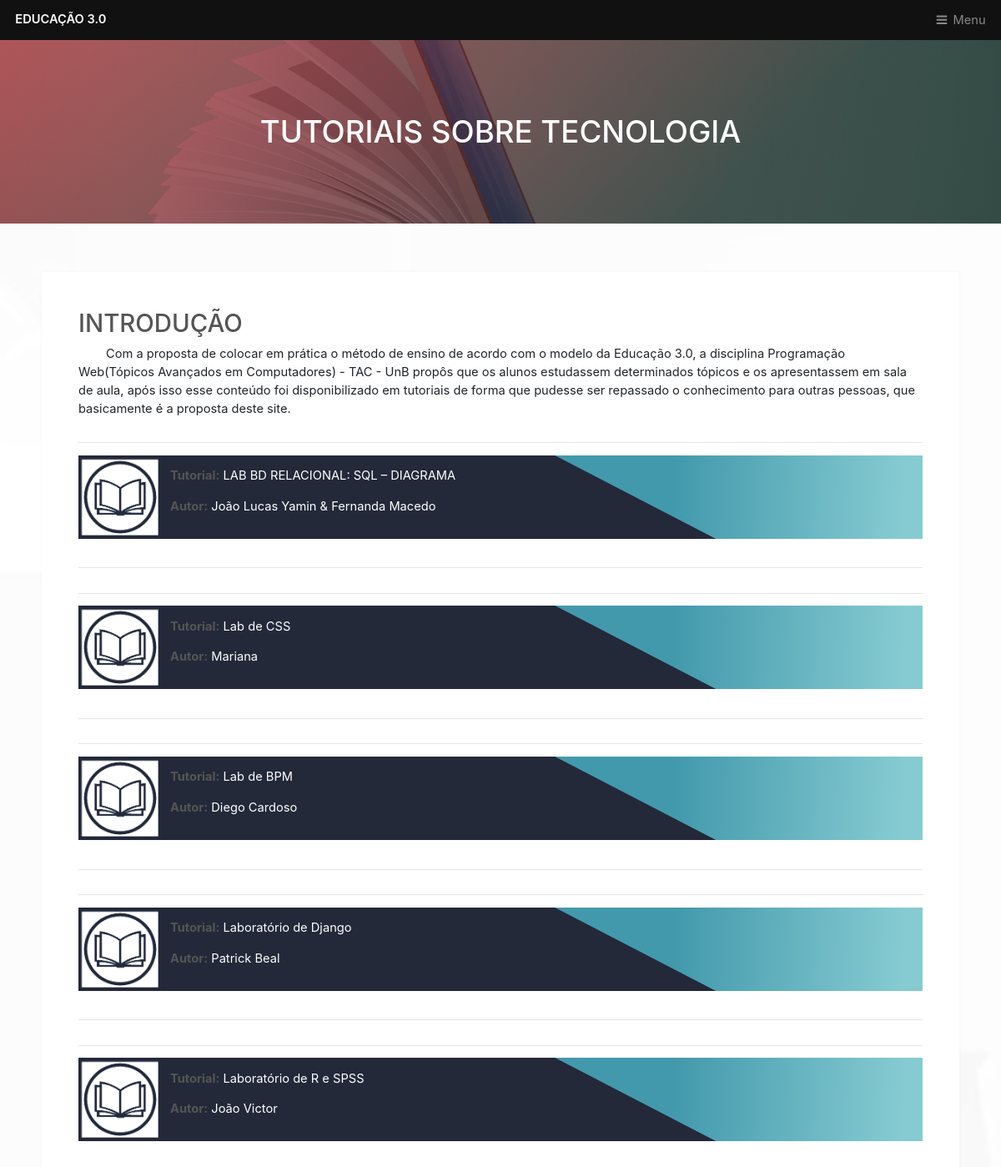
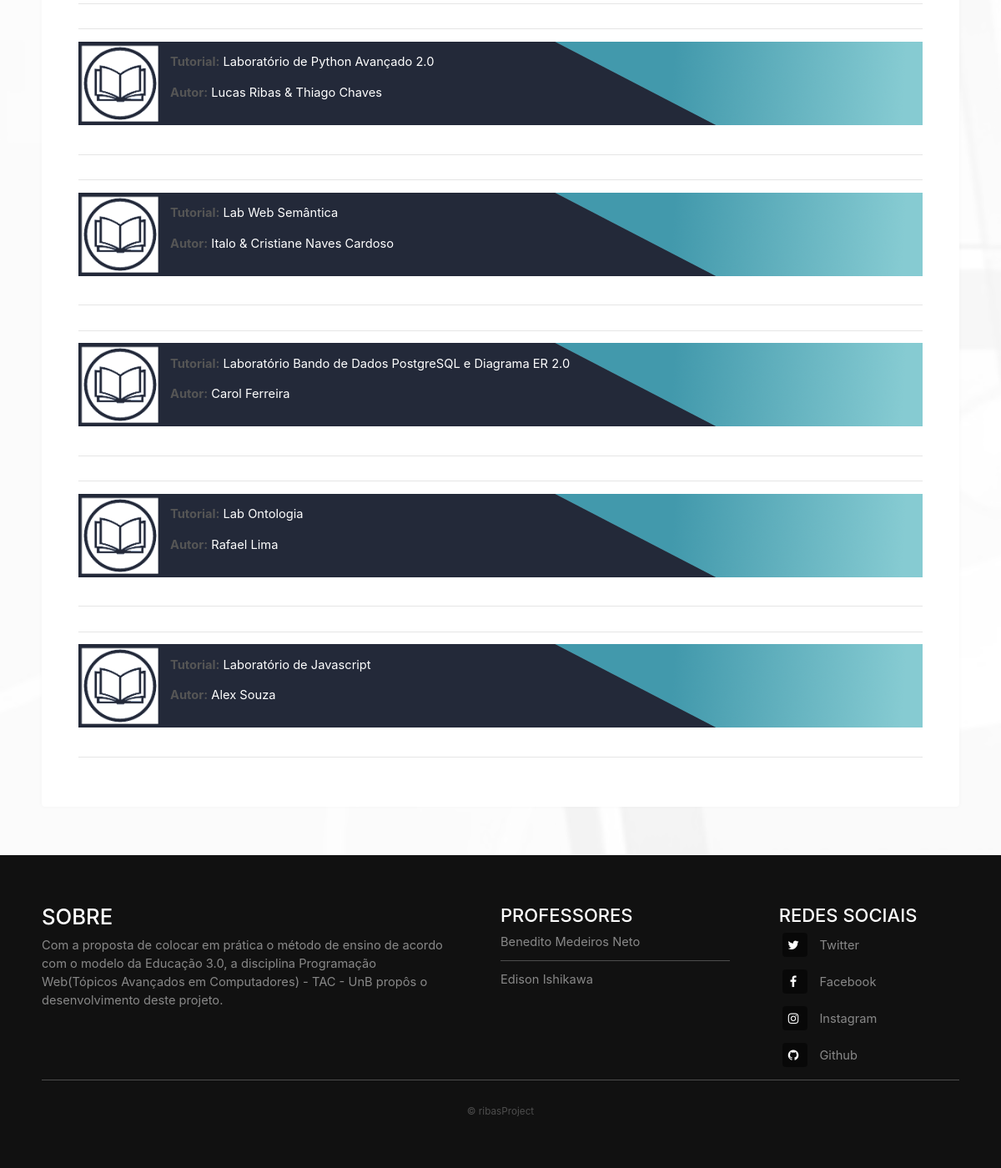
The app's page /labs/ with its own data (2 pictures, top to bottom).
### site_est/models.py (models this page shows, shortened)
class Book(models.Model):
    title = models.CharField(max_length=100)
    author = models.CharField(max_length=100)
    pdf = models.FileField(upload_to='books/pdfs', max_length=100, blank=True)
    link = models.CharField(null=True, blank=True, max_length=100)

### site_est/views.py (the view)
# urls.py: path('labs/', labs),
def labs(request):
    books = Book.objects.all()
    return render(request, 'site_est/labs.html', {'books' : books })

### site_est/templates/site_est/labs.html (shortened to what this page needs)
{% load static %}
<!DOCTYPE HTML>
<html>
	<head>
		<link rel="stylesheet" href="{% static 'site_est/css/main.css' %}">
		<link rel="stylesheet" href="{% static 'site_est/css/labs.css' %}">
		<link rel="stylesheet" href="https://maxcdn.bootstrapcdn.com/bootstrap/4.3.1/css/bootstrap.min.css">
	</head>
	<body class="is-preload">
			<header id="header">
				<a class="logo" href="http://localhost:8000">EDUCAÇÃO 3.0</a>
				<nav>
					<a href="#menu">Menu</a>
				</nav>
			</header>
			<div id="heading" >
				<h1>tutoriais sobre tecnologia</h1>
			</div>
			<section id="main" class="wrapper">
				<div class="inner">
					<div class="content">
						<header>
							<h2>Introdução</h2>
						</header>
						<p>&nbsp&nbsp&nbsp&nbsp&nbsp&nbsp&nbsp&nbspCom a proposta de colocar em prática o método de ensino de acordo com o modelo da Educação 3.0, a disciplina Programação Web(Tópicos Avançados em Computadores) - TAC - UnB propôs que os alunos estudassem determinados tópicos e os apresentassem  em sala de aula, após isso esse conteúdo foi disponibilizado em tutoriais de forma que pudesse ser repassado o conhecimento para outras pessoas, que basicamente é a proposta deste site.</p>
						<div class="tutos">
							{% for book in books %}
							<hr />
								<div class="t">
									{% if book.link == None %}
										<a href="" data-toggle="modal" data-target="#myModal_{{ forloop.counter }}">
											<img class="image-tuto" src="{% static "site_est/images/t1.png" %}" alt="Pic 01">
										</a>
									{% else %}
										<a class="logo" target="_blank" href={{ book.link }}>
											<img class="image-tuto" src="{% static "site_est/images/t1.png" %}" alt="Pic 01">
										</a>
									{% endif %}
									<div class="t1">
										<p class="titulo"><strong>Tutorial:</strong> {{book.title}}</p>
										<p class="titulo"><strong>Autor:</strong> {{book.author}}</p>
									</div>
								</div>
								<hr />
							{% endfor %}
						</div>
					</div>
				</div>
			</section>
			<footer id="footer">
				<div class="inner">
					<div class="content">
						<section>
							<h3>Sobre</h3>
							<p>Com a proposta de colocar em prática o método de ensino de acordo com o modelo da Educação 3.0, a disciplina Programação Web(Tópicos Avançados em Computadores) - TAC - UnB propôs o desenvolvimento deste projeto.</p>
						</section>
						<section>
							<h4>Professores</h4>
							<ul class="alt">
								<li><a href="#">Benedito Medeiros Neto</a></li>
								<li><a href="#">Edison Ishikawa</a></li>
							</ul>
						</section>
						<section>
							<h4>Redes Sociais</h4>
							<ul class="plain">
								<li><a href="#"><i class="icon fa-twitter">&nbsp;</i>Twitter</a></li>
								<li><a href="#"><i class="icon fa-facebook">&nbsp;</i>Facebook</a></li>
								<li><a href="#"><i class="icon fa-instagram">&nbsp;</i>Instagram</a></li>
								<li><a href="#"><i class="icon fa-github">&nbsp;</i>Github</a></li>
							</ul>
						</section>
					</div>
					<div class="copyright">
						&copy; ribasProject
					</div>
				</div>
			</footer>
	</body>
</html>

### site_est/static/site_est/css/labs.css (style rules this page uses)
.image-tuto { width: 100px; }
.tutos { display: flex; justify-content: space-around; flex-flow: column nowrap; }
.titulo { width: auto; color: white; }
.t { display: flex; flex-wrap: wrap; align-items: center; background-image: url("/static/site_est/images/t.png"); margin-bottom: 20px; }
.t1 { margin-left: 10px; display: flex; flex-flow: column nowrap; }

### records on screen
Book: title "LAB BD RELACIONAL: SQL – DIAGRAMA", author "João Lucas Yamin & Fernanda Macedo"
Book: title "Lab de CSS", author "Mariana"
Book: title "Lab de BPM", author "Diego Cardoso"
Book: title "Laboratório de Django", author "Patrick Beal"
Book: title "Laboratório de R e SPSS", author "João Victor"
Book: title "Laboratório de Python Avançado 2.0", author "Lucas Ribas & Thiago Chaves"
Book: title "Lab Web Semântica", author "Italo & Cristiane Naves Cardoso"
Book: title "Laboratório Bando de Dados PostgreSQL e Diagrama ER 2.0", author "Carol Ferreira"
Book: title "Lab Ontologia", author "Rafael Lima"
Book: title "Laboratório de Javascript", author "Alex Souza"
